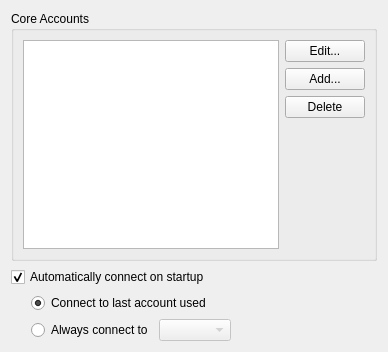
<?xml version="1.0" encoding="UTF-8"?>
<ui version="4.0">
 <class>CoreAccountSettingsPage</class>
 <widget class="QWidget" name="CoreAccountSettingsPage">
  <property name="geometry">
   <rect>
    <x>0</x>
    <y>0</y>
    <width>388</width>
    <height>352</height>
   </rect>
  </property>
  <property name="sizePolicy">
   <sizepolicy hsizetype="Preferred" vsizetype="Preferred">
    <horstretch>0</horstretch>
    <verstretch>0</verstretch>
   </sizepolicy>
  </property>
  <property name="windowTitle">
   <string>Connect to Quassel Core</string>
  </property>
  <property name="windowIcon">
   <iconset>
    <normaloff>:/16x16/actions/network-disconnect</normaloff>:/16x16/actions/network-disconnect</iconset>
  </property>
  <layout class="QVBoxLayout" name="verticalLayout_2">
   <property name="sizeConstraint">
    <enum>QLayout::SetMinimumSize</enum>
   </property>
   <item>
    <widget class="QGroupBox" name="groupBox">
     <property name="sizePolicy">
      <sizepolicy hsizetype="Preferred" vsizetype="Preferred">
       <horstretch>0</horstretch>
       <verstretch>0</verstretch>
      </sizepolicy>
     </property>
     <property name="title">
      <string>Core Accounts</string>
     </property>
     <layout class="QGridLayout" name="gridLayout">
      <item row="0" column="0" rowspan="4">
       <widget class="QListView" name="accountView">
        <property name="sizePolicy">
         <sizepolicy hsizetype="Expanding" vsizetype="Minimum">
          <horstretch>0</horstretch>
          <verstretch>0</verstretch>
         </sizepolicy>
        </property>
        <property name="selectionBehavior">
         <enum>QAbstractItemView::SelectRows</enum>
        </property>
       </widget>
      </item>
      <item row="0" column="1">
       <widget class="QPushButton" name="editAccountButton">
        <property name="text">
         <string>Edit...</string>
        </property>
        <property name="icon">
         <iconset>
          <normaloff>:/16x16/actions/oxygen/16x16/actions/document-properties.png</normaloff>:/16x16/actions/oxygen/16x16/actions/document-properties.png</iconset>
        </property>
       </widget>
      </item>
      <item row="1" column="1">
       <widget class="QPushButton" name="addAccountButton">
        <property name="text">
         <string>Add...</string>
        </property>
        <property name="icon">
         <iconset>
          <normaloff>:/16x16/actions/oxygen/16x16/actions/list-add.png</normaloff>:/16x16/actions/oxygen/16x16/actions/list-add.png</iconset>
        </property>
       </widget>
      </item>
      <item row="2" column="1">
       <widget class="QPushButton" name="deleteAccountButton">
        <property name="text">
         <string>Delete</string>
        </property>
        <property name="icon">
         <iconset>
          <normaloff>:/16x16/actions/oxygen/16x16/actions/list-remove.png</normaloff>:/16x16/actions/oxygen/16x16/actions/list-remove.png</iconset>
        </property>
       </widget>
      </item>
      <item row="3" column="1">
       <spacer>
        <property name="orientation">
         <enum>Qt::Vertical</enum>
        </property>
        <property name="sizeHint" stdset="0">
         <size>
          <width>13</width>
          <height>135</height>
         </size>
        </property>
       </spacer>
      </item>
     </layout>
    </widget>
   </item>
   <item>
    <widget class="QCheckBox" name="autoConnectOnStartup">
     <property name="text">
      <string>Automatically connect on startup</string>
     </property>
     <property name="checked">
      <bool>true</bool>
     </property>
     <property name="settingsKey" stdset="0">
      <string notr="true">AutoConnectOnStartup</string>
     </property>
     <property name="defaultValue" stdset="0">
      <bool>true</bool>
     </property>
    </widget>
   </item>
   <item>
    <layout class="QHBoxLayout" name="horizontalLayout_4">
     <item>
      <spacer name="horizontalSpacer_3">
       <property name="orientation">
        <enum>Qt::Horizontal</enum>
       </property>
       <property name="sizeType">
        <enum>QSizePolicy::Fixed</enum>
       </property>
       <property name="sizeHint" stdset="0">
        <size>
         <width>20</width>
         <height>20</height>
        </size>
       </property>
      </spacer>
     </item>
     <item>
      <widget class="QWidget" name="widget" native="true">
       <layout class="QVBoxLayout" name="verticalLayout">
        <property name="margin">
         <number>0</number>
        </property>
        <item>
         <widget class="QRadioButton" name="autoConnectToLast">
          <property name="text">
           <string>Connect to last account used</string>
          </property>
          <property name="checked">
           <bool>true</bool>
          </property>
         </widget>
        </item>
        <item>
         <layout class="QHBoxLayout" name="horizontalLayout_3">
          <item>
           <widget class="QRadioButton" name="autoConnectToFixedAccount">
            <property name="text">
             <string>Always connect to</string>
            </property>
            <property name="settingsKey" stdset="0">
             <string notr="true">AutoConnectToFixedAccount</string>
            </property>
            <property name="defaultValue" stdset="0">
             <bool>false</bool>
            </property>
           </widget>
          </item>
          <item>
           <widget class="QComboBox" name="autoConnectAccount">
            <property name="enabled">
             <bool>false</bool>
            </property>
           </widget>
          </item>
          <item>
           <spacer name="horizontalSpacer">
            <property name="orientation">
             <enum>Qt::Horizontal</enum>
            </property>
            <property name="sizeHint" stdset="0">
             <size>
              <width>40</width>
              <height>20</height>
             </size>
            </property>
           </spacer>
          </item>
         </layout>
        </item>
       </layout>
      </widget>
     </item>
    </layout>
   </item>
  </layout>
 </widget>
 <tabstops>
  <tabstop>accountView</tabstop>
  <tabstop>editAccountButton</tabstop>
  <tabstop>addAccountButton</tabstop>
  <tabstop>deleteAccountButton</tabstop>
  <tabstop>autoConnectOnStartup</tabstop>
  <tabstop>autoConnectToLast</tabstop>
  <tabstop>autoConnectToFixedAccount</tabstop>
  <tabstop>autoConnectAccount</tabstop>
 </tabstops>
 <resources/>
 <connections>
  <connection>
   <sender>autoConnectOnStartup</sender>
   <signal>toggled(bool)</signal>
   <receiver>widget</receiver>
   <slot>setEnabled(bool)</slot>
   <hints>
    <hint type="sourcelabel">
     <x>94</x>
     <y>390</y>
    </hint>
    <hint type="destinationlabel">
     <x>391</x>
     <y>450</y>
    </hint>
   </hints>
  </connection>
  <connection>
   <sender>autoConnectToFixedAccount</sender>
   <signal>toggled(bool)</signal>
   <receiver>autoConnectAccount</receiver>
   <slot>setEnabled(bool)</slot>
   <hints>
    <hint type="sourcelabel">
     <x>154</x>
     <y>445</y>
    </hint>
    <hint type="destinationlabel">
     <x>256</x>
     <y>449</y>
    </hint>
   </hints>
  </connection>
 </connections>
</ui>
